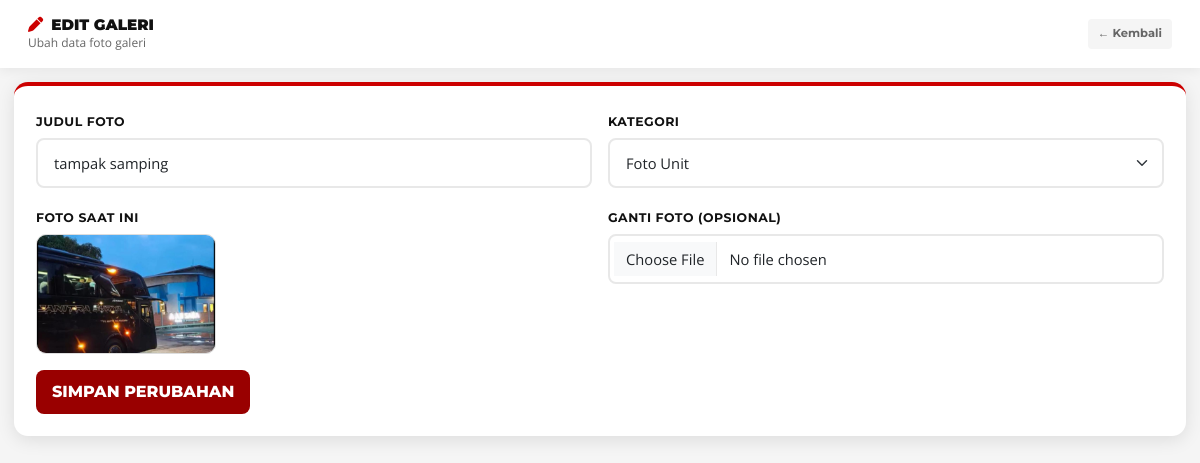
Page /admin/edit-galeri.php?id=10 (signed in) on the committed database.
### tables this page shows
CREATE TABLE `galeri` (
  `id` int(11) NOT NULL,
  `kategori` varchar(50) NOT NULL,
  `judul` varchar(255) NOT NULL,
  `foto` varchar(255) NOT NULL,
  `unggah_pada` timestamp NOT NULL DEFAULT current_timestamp()
);

### admin/edit-galeri.php (the view, shortened to what this page needs)
<?php
include '../config/koneksi.php';
$id = isset($_GET['id']) ? (int)$_GET['id'] : 0;
$query = mysqli_query($conn, "SELECT * FROM galeri WHERE id='$id'");
$data = mysqli_fetch_assoc($query);
?>
<!DOCTYPE html>
<html lang="id">
<head>
<link href="https://cdn.jsdelivr.net/npm/bootstrap@5.3.2/dist/css/bootstrap.min.css" rel="stylesheet">
<link href="https://cdnjs.cloudflare.com/ajax/libs/font-awesome/6.5.1/css/all.min.css" rel="stylesheet">
<link href="../assets/css/style.css" rel="stylesheet">
</head>
<body style="background:var(--abu);">
<div class="admin-layout">
    <div class="admin-main">
        <div class="admin-topbar">
            <div>
                <h5 style="margin:0;font-family:'Montserrat',sans-serif;font-weight:900;color:var(--hitam);text-transform:uppercase;font-size:0.95rem;">
                    <i class="fas fa-pen me-2" style="color:var(--merah);"></i>Edit Galeri
                </h5>
                <div style="font-size:0.75rem;color:var(--abu-teks);">
                    Ubah data foto galeri
                </div>
            </div>
            <a href="galeri.php" style="background:var(--abu);color:var(--abu-teks);padding:7px 14px;border-radius:4px;font-size:0.78rem;font-weight:700;font-family:'Montserrat',sans-serif;text-decoration:none;">
                ← Kembali
            </a>
        </div>
        <div class="admin-content">
            <div style="background:white;border-radius:var(--radius);padding:22px;box-shadow:var(--shadow-card);border-top:4px solid var(--merah);">
                <form method="POST" enctype="multipart/form-data">
                    <div class="row g-3">
                        <div class="col-md-6">
                            <label class="form-label">Judul Foto</label>
                            <input type="text" name="judul" class="form-control"
                                   value="<?= htmlspecialchars($data['judul']) ?>" required>
                        </div>
                        <div class="col-md-6">
                            <label class="form-label">Kategori</label>
                            <select name="kategori" class="form-select" required>
                                <option value="eksterior" <?= $data['kategori']=='eksterior'?'selected':'' ?>>Foto Unit</option>
                            </select>
                        </div>
                        <div class="col-md-6">
                            <label class="form-label">Foto Saat Ini</label>
                            <br>
                            <img src="../assets/images/galeri/<?= $data['foto'] ?>"
                                 style="width:180px;height:120px;object-fit:cover;border-radius:10px;border:1px solid #ddd;">
                        </div>
                        <div class="col-md-6">
                            <label class="form-label">Ganti Foto (Opsional)</label>
                            <input type="file" name="foto" class="form-control">
                        </div>
                        <div class="col-12">
                            <button type="submit"
                                style="background:var(--merah-tua);color:white;border:none;padding:10px 16px;border-radius:var(--radius-sm);font-family:'Montserrat',sans-serif;font-weight:800;text-transform:uppercase;">
                                Simpan Perubahan
                            </button>
                        </div>
                    </div>
                </form>
            </div>
        </div>
    </div>
</div>
</body>
</html>

### assets/css/style.css (style rules this page uses)
:root { --merah: #CC0000; --merah-tua: #990000; --merah-muda: #E53935; --merah-gelap: #7B0000; --putih: #FFFFFF; --hitam: #111111; --abu: #F5F5F5; --abu-medium: #E0E0E0; --abu-teks: #666666; --shadow: 0 8px 32px rgba(204,0,0,0.18); --shadow-card: 0 4px 18px rgba(0,0,0,0.10); --radius: 14px; --radius-sm: 8px; --transition: all 0.35s cubic-bezier(.4,0,.2,1); }
* { margin:0; padding:0; box-sizing:border-box; }
html { scroll-behavior: smooth; }
body { font-family: 'Open Sans', sans-serif; color: var(--hitam); background: var(--putih); overflow-x: hidden; }
h1,h2,h3,h4,h5 { font-family: 'Montserrat', sans-serif; }
a { text-decoration: none; transition: var(--transition); }
img { max-width: 100%; }
.form-label { font-family: 'Montserrat', sans-serif; font-weight: 700; font-size: 0.78rem; text-transform: uppercase; letter-spacing: 0.5px; color: var(--hitam); margin-bottom: 6px; }
.form-control, .form-select { border: 2px solid #E8E8E8; border-radius: var(--radius-sm); padding: 12px 16px; font-size: 0.92rem; font-family: 'Open Sans', sans-serif; transition: var(--transition); }
.admin-layout { display: flex; min-height: 100vh; }
.admin-main { margin-left: 250px; flex: 1; background: var(--abu); min-height: 100vh; }
.admin-topbar { background: white; padding: 16px 28px; display: flex; align-items: center; justify-content: space-between; box-shadow: 0 2px 12px rgba(0,0,0,0.07); position: sticky; top: 0; z-index: 50; display: flex; align-items: center; justify-content: space-between; }
.admin-content { padding: 28px; }
.admin-main { margin-left: 260px; width: auto; }
.admin-topbar a { order: 3; flex: 0 0 auto; padding: 6px 10px !important; font-size: 0.72rem !important; white-space: nowrap; }
.admin-main { margin-left: 0; width: 100%; }
.admin-topbar a { padding: 6px 10px !important; font-size: 0.72rem !important; }
.admin-content { padding: 14px; }

### rows in the picture
galeri: judul "tampak samping", kategori "Foto Unit", foto (picture)
